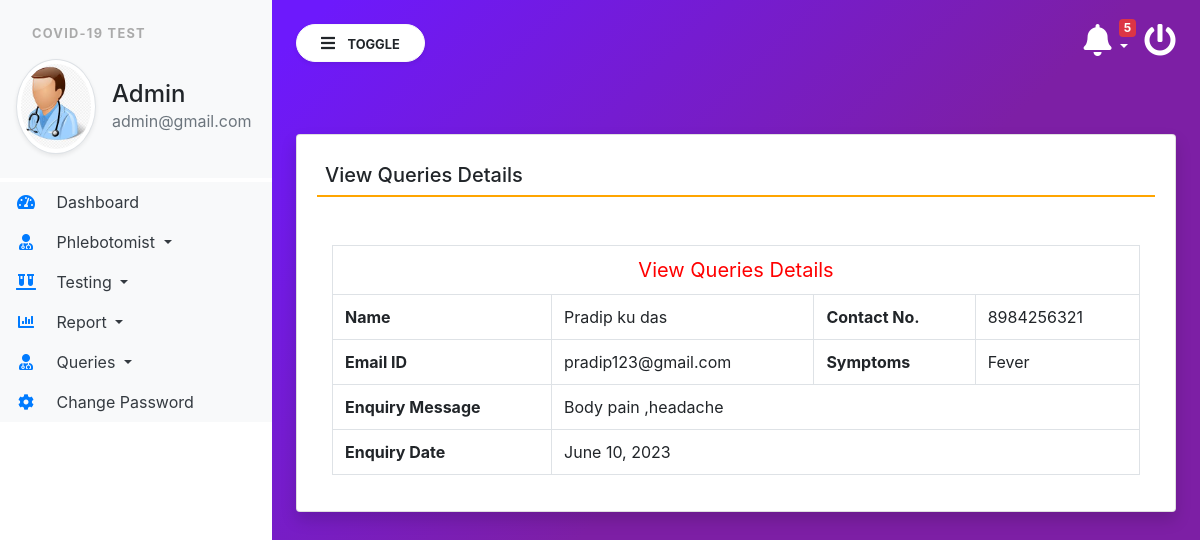
Page /view_queries/7 (signed in) on the committed database.
### covid/models.py (models this page shows, shortened)
class Contact(models.Model):
    name = models.CharField(max_length=100, null=True)
    emailid = models.CharField(max_length=50, null=True)
    contact = models.CharField(max_length=15, null=True)
    symptoms = models.CharField(max_length=150, null=True)
    message = models.CharField(max_length=300, null=True)
    msgdate = models.DateField(null=True)
    isread = models.CharField(max_length=10, null=True)

### covid/views.py (the view)
# urls.py: path('view_queries/<int:pid>', view_queries, name='view_queries'),
def view_queries(request,pid):
    if not request.user.is_authenticated:
        return redirect('login')
    contact = Contact.objects.get(id=pid)
    contact.isread = "yes"
    contact.save()
    return render(request,'view_queries.html', locals())

### covid/templatetags/custom_tag.py (called while the page is built)
@register.filter(name = 'notification')
def notification(obj):
    test  = Testrecord.objects.filter(ReportStatus="Not Processed yet")
    return test

@register.simple_tag()
def notificationcount(*args, **kwargs):
    testcount  = Testrecord.objects.filter(ReportStatus="Not Processed yet").count()
    return testcount

### covid/templates/view_queries.html
{% extends 'admin_base.html' %}
{% block main  %}
<div class="card shadow mt-5">
    <div class="card-body">
        <h5 class="p-2" style="border-bottom: 2px solid orange;">View Queries Details</h5>
        <div class="container-fluid mt-5">
            <table class="table table-bordered">
                <tr align="center">
                    <td colspan="4" style="font-size : 20px; color : red"> View Queries Details</td>
                </tr>
                <tr>
                    <th>Name</th>
                    <td>{{contact.name}}</td>
                    <th>Contact No.</th>
                    <td>{{contact.contact}}</td>
                </tr>
                <tr>
                    <th>Email ID</th>
                    <td>{{contact.emailid}}</td>
                    <th>Symptoms</th>
                    <td>{{contact.symptoms}}</td>
                </tr>
                <tr>
                    <th>Enquiry Message</th>
                    <td colspan="3">{{contact.message}}</td>
                </tr>
                <tr>
                    <th>Enquiry Date</th>
                    <td colspan="3">{{contact.msgdate}}</td>
                </tr>
            </table>
        </div>
    </div>
</div>
{% endblock %}

### covid/templates/admin_base.html (shortened to what this page needs)
{% load static %}
{% load custom_tag %}
<html lang="en">
<head>
    <link rel="stylesheet" href="https://maxcdn.bootstrapcdn.com/bootstrap/4.3.1/css/bootstrap.min.css">
    <link rel="stylesheet" href="https://use.fontawesome.com/releases/v5.6.3/css/all.css"
>
    <link rel="stylesheet" type="text/css" href="{% static 'css/sidebar.css' %}">
</head>
<body>
<div class="vertical-nav bg-white" id="sidebar">
    <div class="py-4 px-3 mb-1 bg-light">
        <p class="font-weight-bold text-uppercase px-3 small dashboard-text">Covid-19 Test</p>
        <div class="media d-flex align-items-center">
            <img src="{% static 'images/admin.jpg' %}" width="80" height="80"
                 class="mr-3 rounded-circle img-thumbnail shadow-sm">
            <div class="media-body">
                <h4 class="mb-0">Admin</h4>
                <p class="text-muted mb-0">{{request.user.email}}</p>
            </div>
        </div>
    </div>
    <ul class="nav flex-column bg-white">
        <li class="nav-item">
            <a href="{% url 'admin_home' %}" class="nav-link text-dark bg-light">
                <i class="fas fa-tachometer-alt fa-fw mr-3 text-primary"></i>
                Dashboard
            </a>
        </li>
        <li class="nav-item dropdown">
            <a class="nav-link dropdown-toggle text-dark bg-light" href="#" id="navbardrop" data-toggle="dropdown">
                <i class="fas fa-user-md mr-3 text-primary fa-fw"></i> Phlebotomist
            </a>
        </li>
        <li class="nav-item dropdown">
            <a class="nav-link dropdown-toggle text-dark bg-light" href="#" id="navbardrop" data-toggle="dropdown">
                <i class="fas fa-vials mr-3 text-primary fa-fw"></i> Testing
            </a>
        </li>
        <li class="nav-item dropdown">
            <a class="nav-link dropdown-toggle text-dark bg-light" href="#" id="navbardrop" data-toggle="dropdown">
                <i class="fas fa-chart-bar mr-3 text-primary fa-fw"></i> Report
            </a>
        </li>
        <li class="nav-item dropdown">
            <a class="nav-link dropdown-toggle text-dark bg-light" href="#" id="navbardrop" data-toggle="dropdown">
                <i class="fas fa-user-md mr-3 text-primary fa-fw"></i> Queries
            </a>
        </li>
        <li class="nav-item">
            <a href="{% url 'changePassword' %}" class="nav-link text-dark bg-light">
                <i class="fas fa-cog mr-3 text-primary fa-fw"></i>
                Change Password
            </a>
        </li>
    </ul>
</div>
<div class="page-content p-4" id="content">
    <a href="/logout" title="logout" class="float-right text-white"><i class="fas fa-power-off fa-2x"></i></a>
    <div class="container">
        <div class="dropdown">
    <a href="" class="float-right text-white pr-3 dropdown-toggle" id="menu1" data-toggle="dropdown"><span class="badge badge-danger">{% notificationcount %}</span><i class="fas fa-bell fa-2x"> </i>
    </a>
    </div>
        </div>
    <button id="sidebarCollapse" type="button" class="btn btn-light bg-white rounded-pill shadow-sm px-4 mb-4">
        <i class="fas fa-bars mr-2"></i>
        <small class="text-uppercase font-weight-bold">Toggle</small>
    </button>
    {% block main %}
    {% endblock %}
</div>
</body>
</html>

### covid/static/css/sidebar.css (style rules this page uses)
body { background-image : linear-gradient(135.9deg,rgba(109,25,252,1) 16.4%,rgba(125,31,165,1) 56.1%); min-height:100vh; }
.vertical-nav { min-width : 17rem; width : 17rem; height:100vh; position:fixed; top:0; left:0; transition: all 0.4s; }
.page-content { width:calc(100% - 17rem); margin-left:17rem; transition:all 0.4s; }
.dashboard-text { letter-spacing : 0.1em; color : #aaa; }
.badge { position: absolute; top: -5px; right: 25px; }

### rows in the picture
Contact: name "Pradip ku das", contact "8984256321", emailid "pradip123@gmail.com", symptoms "Fever", message "Body pain ,headache", msgdate "June 10, 2023"

### other values in the picture
{{ request.user.email }} "admin@gmail.com"
